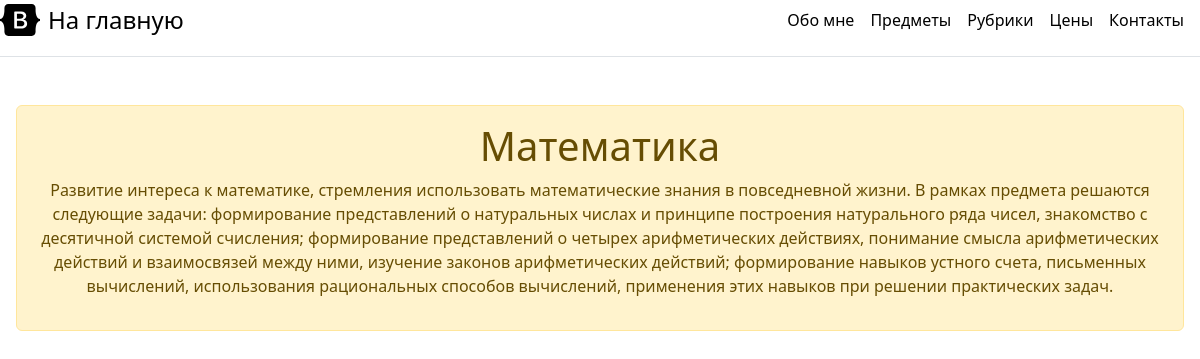
Screenshot of /3/ with the database file from the repository.
### webrepetitor/models.py (models this page shows, shortened)
class Bd(models.Model):
    class Status(models.TextChoices):
        DRAFT = 'DF', 'Черновик'
        PUBLISHED = 'PF', 'Опубликовано'
    title = models.CharField(max_length=250)
    slag = models.SlugField(max_length=250)
    content = models.TextField()
    price = models.FloatField()
    published_time = models.DateTimeField(auto_now_add=True, db_index=True)
    status = models.CharField(max_length=2, choices=Status.choices, default=Status.DRAFT)
    rubric = models.ForeignKey('Rubric', null=True,
                               on_delete=models.PROTECT, verbose_name='Рубрика')
    objects = models.Manager()
    published = PublishedManager()

### webrepetitor/views.py (the view)
# urls.py: path('<int:id>/', views.post_detail, name='post_detail'),
def post_detail(request, id):
    post = get_object_or_404(Bd, id=id, status=Bd.Status.PUBLISHED)
    return render(request, 'webrepetitor/detail.html', {'post': post})

### webrepetitor/templates/webrepetitor/detail.html (shortened to what this page needs)
{% extends "webrepetitor/base.html" %}
{% block content %}
 <div class="pricing-header p-3 pb-md-4 mx-auto text-center">
 <div class="alert alert-warning mt-2">
  <h1>{{ post.title }}</h1>
  <p class="date">
     {{post.content}}
  </p>
</div>
{% endblock %}

### rows the page displays
Bd: title "Математика", content "Развитие интереса к математике, стремления использовать математические знания в повседневной жизни. В рамках предмета решаются следующие задачи: формирование представлений о натуральных числах и принципе построения натурального ряда чисел, знакомство с десятичной системой счисления; формирование представлений о четырех арифметических действиях, понимание смысла арифметических действий и взаимосвязей между ними, изучение законов арифметических действий; формирование навыков устного счета, письменных вычислений, использования рациональных способов вычислений, применения этих навыков при решении практических задач."
